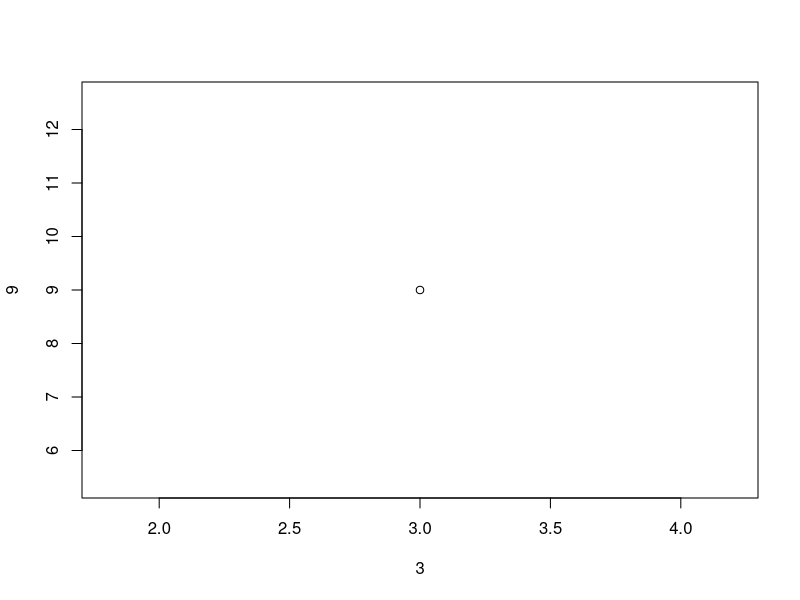
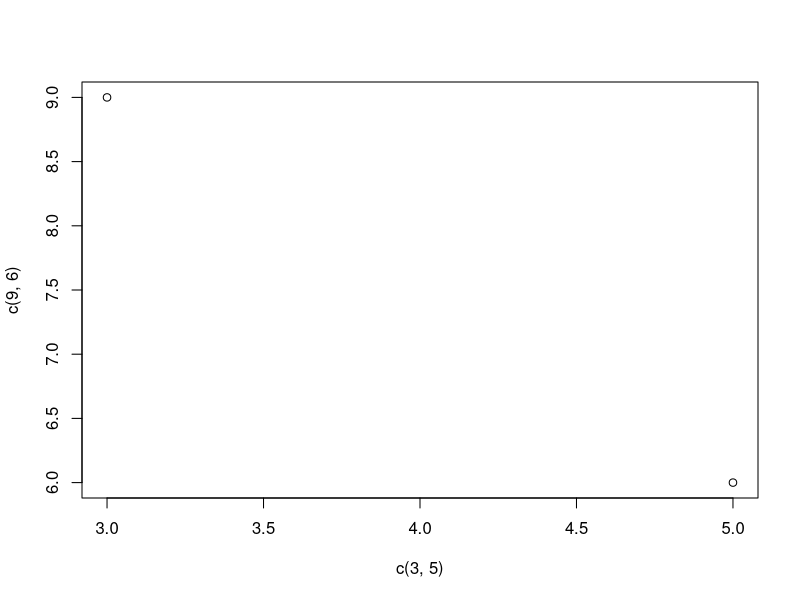
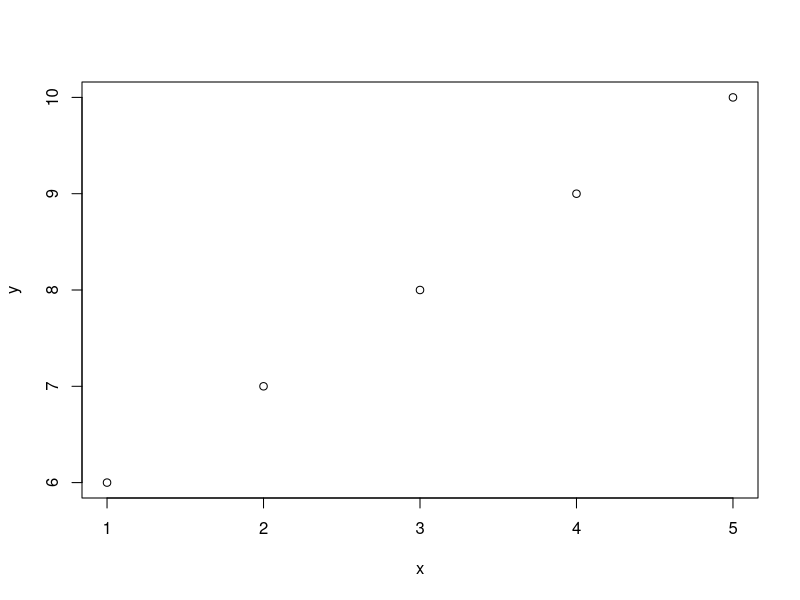
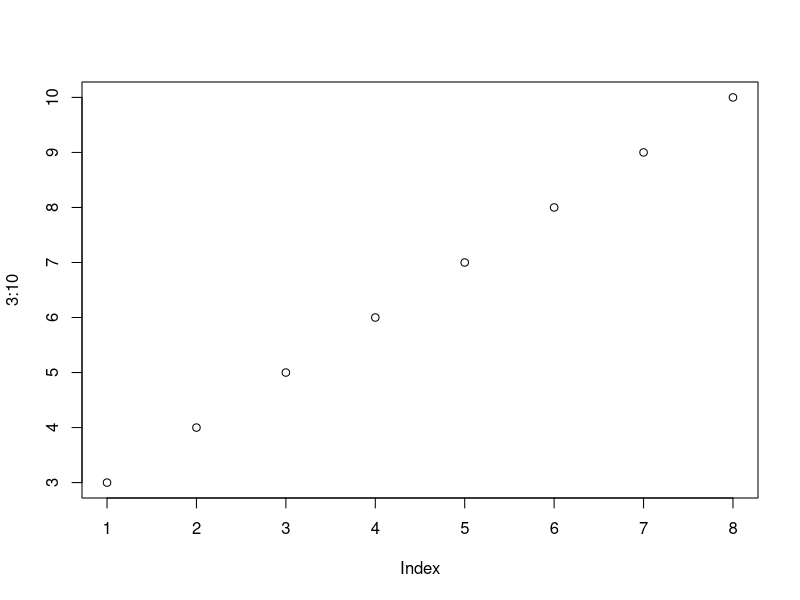
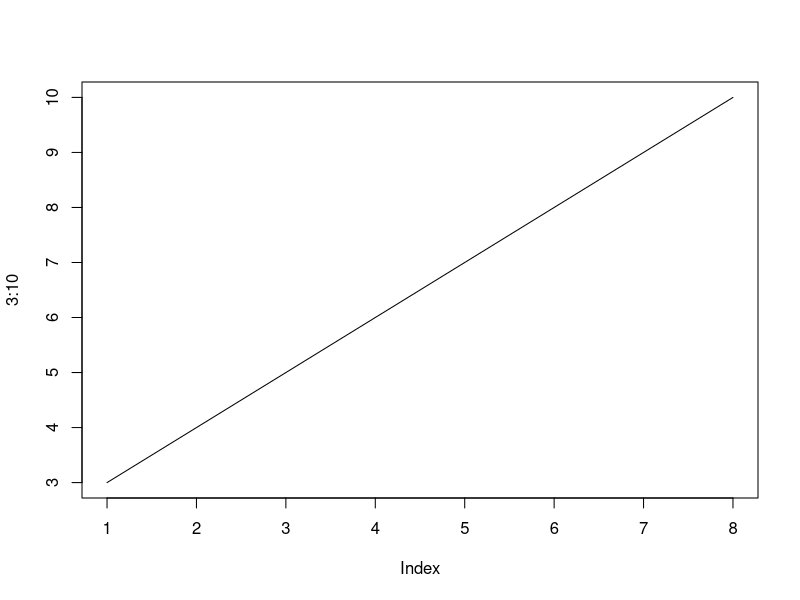
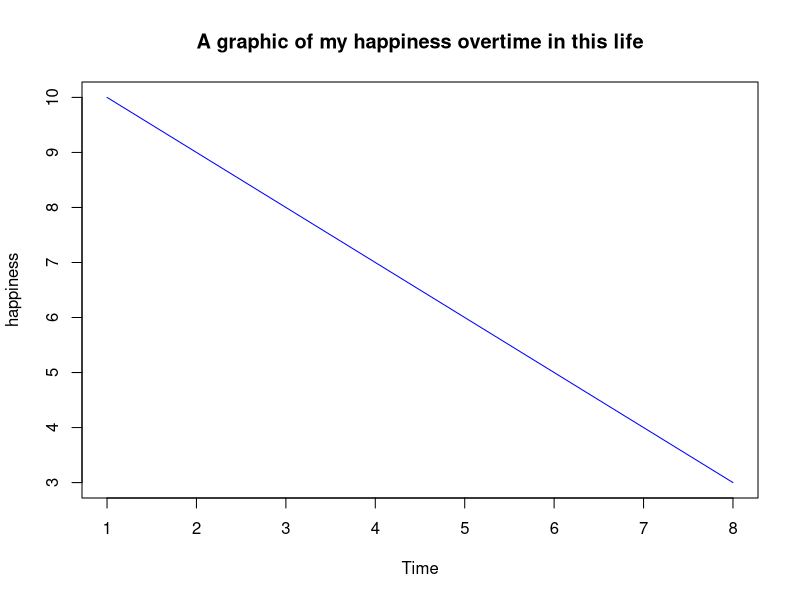
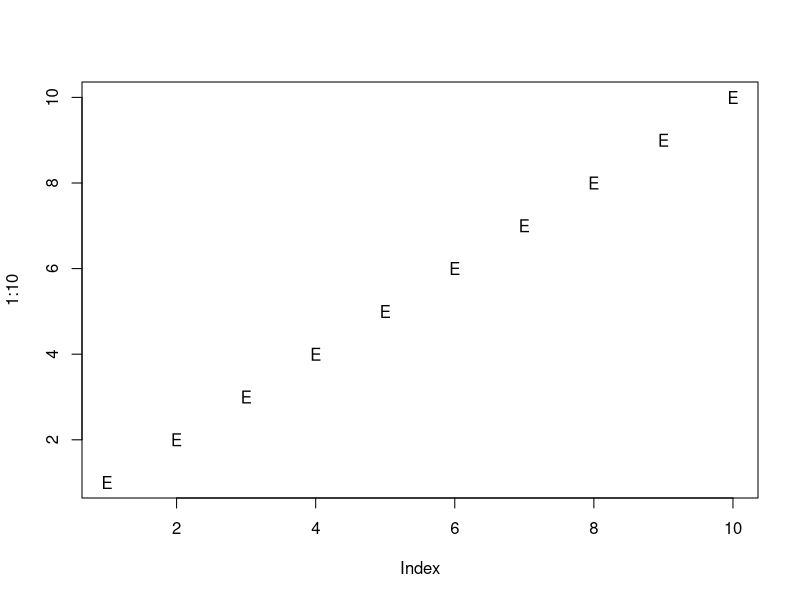
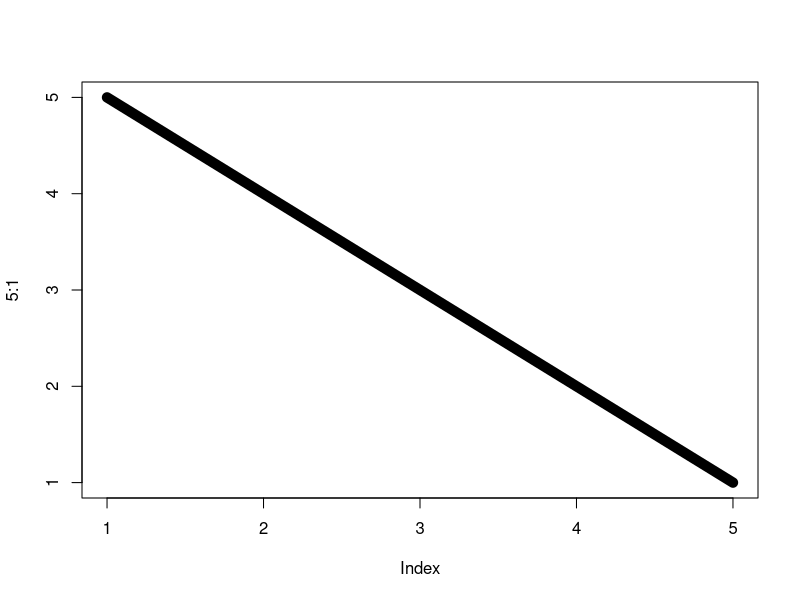

Source code (R) for these figures, in order:
#Data type

#Numeric
print("Numeric")
a = 358.2
class(a)

#Integer
print("Integer")
b = 358L
class(b)

#Character
print("Character")
c = "My name is JOHNNY JOESTAR"
class(c)

#Complex
print("Complex")
d = 9i + 9L + 9
class(d)

#Boolean
print("Boolean")
e = TRUE
class(e)

#Data Structure
fruit = c("Grape", "Melon", "Strawberry")
fruit #Vector

list_fruit = list("Pear", "Mango", 15, 50)
list_fruit #Datalist

matrix_number = matrix(c(9,8,7,6,5,1),nrow=3,ncol=2)
matrix_number #Matrix

#Data Frame (DF)
RPG_Statistics = data.frame(
  Stat = c("Attack", "HP", "MP"),
  Medic = c(1, 30, 50),
  Gladiator = c(20, 100, 20)
)
RPG_Statistics

#Numeric Vector
number = c(5,6,7)
number

order = 5:25
order

decimal_order = 2.5:8.5
decimal_order

decimal_order2 = 1.5:6.7
decimal_order2 #Last number isn't in

#Length of a Vector
length(decimal_order)
length(fruit)
length(list_fruit)

#Sorting a vector
animals = c("Chicken", "Cow", "Hippo", "Platypus")
sort(animals)

#Accessing Vector
animals[1]
animals[-1]

#Changing item
animals[1] = "Duck"
animals

#Data Frame
RPG_Statistics
summary(RPG_Statistics)

#Accessing Data Frame
RPG_Statistics[1]
RPG_Statistics$Gladiator

#Adding a row in Data Frame
RPG_Statistics = rbind(RPG_Statistics, c("Magic", 60, 0))
RPG_Statistics

#Adding Column in Data Frame
RPG_Statistics = cbind(RPG_Statistics, Alchemist = c(0, 10, 100, 100))
RPG_Statistics

#Deleting a row and column
RPG_Statistics_Delete = RPG_Statistics[-c(1), -c(1)]
RPG_Statistics_Delete

#Finding Dimension
dim(RPG_Statistics)
dim(RPG_Statistics_Delete)

#Seeing a Data Frame
View(RPG_Statistics)
View(RPG_Statistics_Delete)

#Combining two Data Frame
Data_Frame1 = data.frame(
  Stats = c("Atk", "SpAtk", "Speed"),
  Turtwig =c(0, 30,5),
  Charizard =c(30, 100, 80)
)

Data_Frame2 = data.frame(
  Stats = c("Atk", "SpAtk", "Speed"),
  Turtwig =c(1, 566, 34),
  Charizard =c(4, 67, 234)
)
Combined = rbind(Data_Frame1,Data_Frame2)
View(Combined)

#Graphic
#Plot
plot(3, 9)
plot(c(3,5), c(9,6))
x = (1:5)
y = (6:10)
plot(x,y)

plot(3:10) #Sorted
plot(3:10, type = "l") #Changing the points to a line
plot(10:3, main = "A graphic of my happiness overtime in this life",
     xlab = "Time",
     ylab = "happiness", 
     type = "l", col = "Blue")

plot(1:10, pch = 69)
plot(5:1, type = "l", lwd = 10)
v = c(1,2,3,4,13)
z = c(5,6,7,9,13)
plot(v, type = "l", col = "red")
plot(z, type = "l", col = "green")
